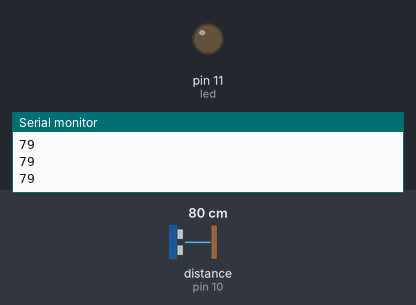
Bench run of a sketch on a simulated Arduino Uno, built with avr-gcc and run on an emulated ATmega328P. Parts: output pins drawn as LEDs (lit = HIGH), the last lines printed to the serial monitor. The test bench sets the inputs (shaded band); at power-on: distance to the obstacle (sensor on pin 10) 80 cm. The echo pulse lasts 58.3 µs per cm; pins used as bus, display or sensor lines are not drawn.

Above: at 1.2 s.
1.3 s: distance to the obstacle (sensor on pin 10) set to 2 cm
At 2.1 s:
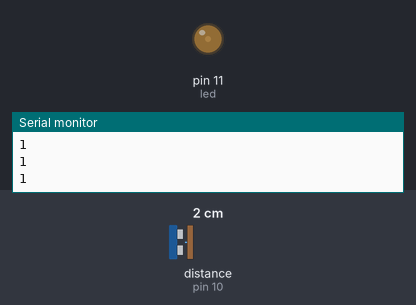
2.8 s: distance to the obstacle (sensor on pin 10) set to 6 cm
At 3.6 s:
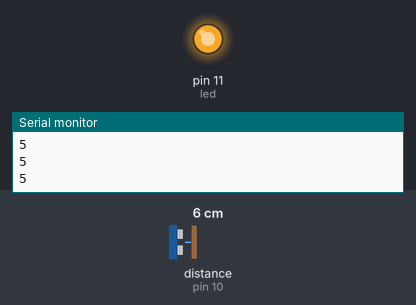
4.3 s: distance to the obstacle (sensor on pin 10) set to 18 cm
At 4.6 s:
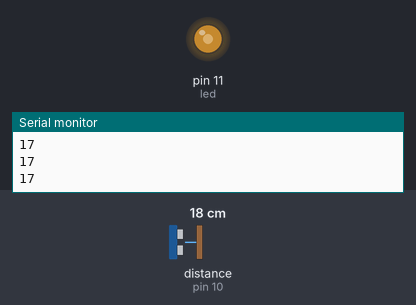
Timing chart, 0 to 7.3 s (numbered marks = the images above; inputs shaded):
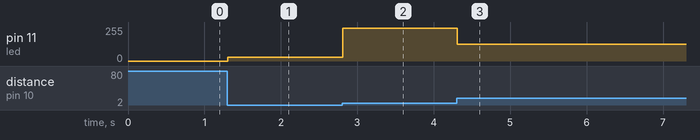

Measured:
- the behaviour switches between 4 and 5 cm on distance to the obstacle (sensor on pin 10) (found by bisection; images 1 and 2)
- after the input at 1.3 s, pin 11 (led): 0/255 → 28/255 at once
- after the input at 2.8 s, pin 11 (led): 28/255 → 245/255 at once
- after the input at 4.3 s, pin 11 (led): 245/255 → 127/255 at once

The sketch:

4-7.ino
```cpp
int tring = 9;
int echo = 10;
int led =11;
int duration ;
int dist;
void setup() {
  Serial.begin(9600);
  pinMode(tring , OUTPUT);
  pinMode(echo , INPUT);
}
void loop() {
  digitalWrite(tring , LOW);
  delayMicroseconds(2);
  digitalWrite(tring , HIGH);
  delayMicroseconds(10);
  digitalWrite(tring , LOW);
  duration = pulseIn(echo , HIGH);
  dist = (duration / 2) * 0.0343;
  Serial.println(dist);

  if (dist <= 30){
    int m = map(dist , 30 , 4 , 0 , 255);
    analogWrite(led , m);
  }
  else{
    analogWrite(led , LOW);
  }
  delay(10);
}
```
